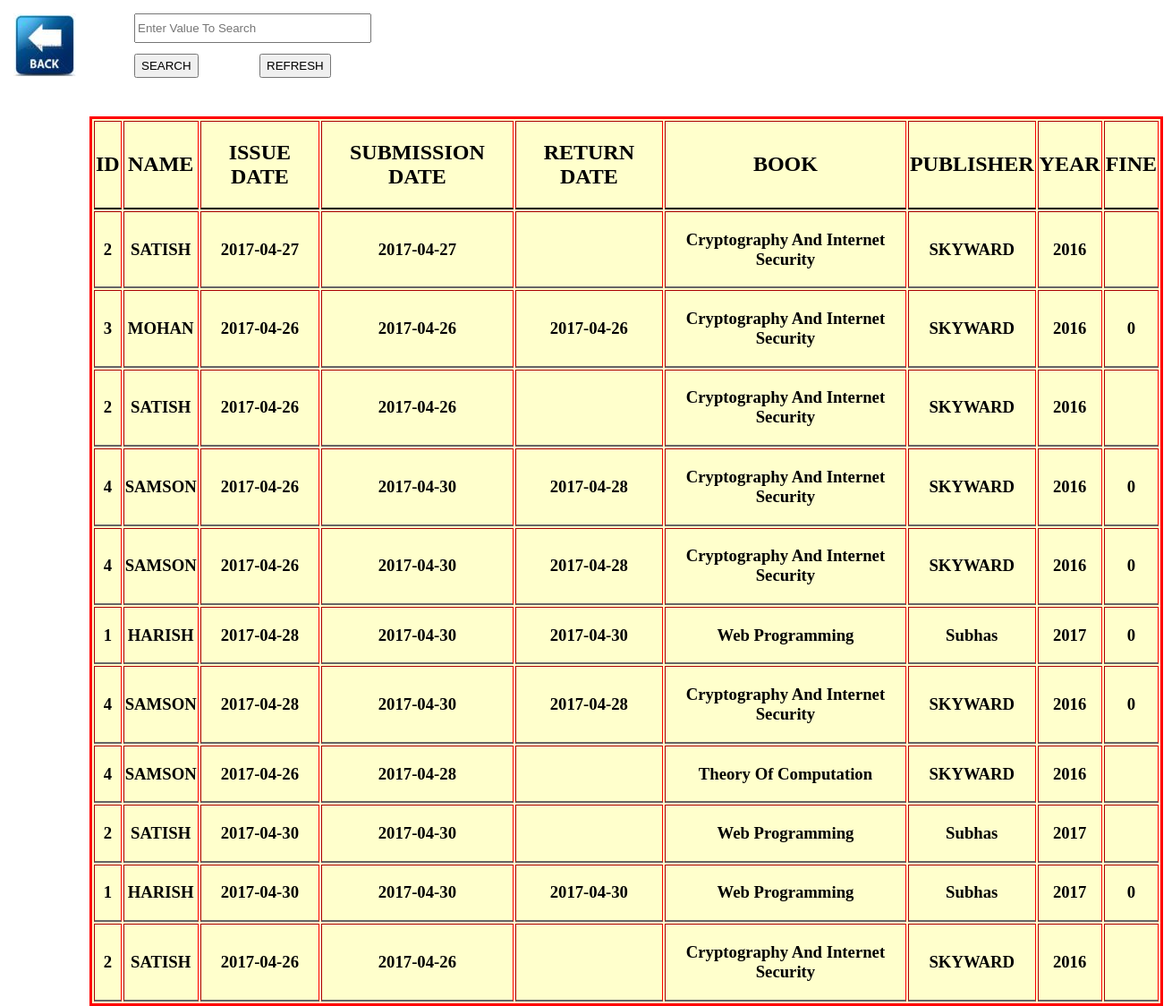
/returnlist.php, run on the app's committed database.
### tables this page shows
CREATE TABLE `new_book` (
  `id` int(11) NOT NULL,
  `mem_id` varchar(100) NOT NULL,
  `mem_name` varchar(100) NOT NULL,
  `issued_date` varchar(255) NOT NULL,
  `tosub` varchar(255) NOT NULL,
  `submit_date` varchar(255) NOT NULL,
  `charge` varchar(200) NOT NULL,
  `name` varchar(200) NOT NULL,
  `pub` varchar(255) NOT NULL,
  `year` int(100) NOT NULL
);

### returnlist.php (the view, shortened to what this page needs)
<?php
if(isset($_POST['search']))
{
    $valueToSearch = $_POST['valueToSearch'];
    $query = "SELECT * FROM `new_book` WHERE `mem_id`='$valueToSearch' OR `mem_name`='$valueToSearch' OR `issued_date`='$valueToSearch' OR `tosub`='$valueToSearch' OR `submit_date`='$valueToSearch' OR `charge`='$valueToSearch' OR `name`='$valueToSearch' OR `pub`='$valueToSearch' OR `year`='$valueToSearch'";
    $search_result = filterTable($query);
}
 else {
    $query = "SELECT * FROM `new_book`";
    $search_result = filterTable($query);
}
function filterTable($query)
{
    $connect = mysqli_connect("localhost", "root", "", "libpro");
    $filter_Result = mysqli_query($connect, $query);
    return $filter_Result;
}
?>
<!DOCTYPE html>
<html>
    <head>
    </head>
    <body>
        <form action="returnlist.php" method="post">
		<div class="back">
		<a href="MANAGE_ISSUE.php"><img src="images\BACK.jpg"> </a>
		</div>
		<div class="value">
            <input type="text" name="valueToSearch" placeholder="Enter Value To Search" size="30px" style="height: 27px;"/><br><br>
			</div>
			<div class="reset">
			<input type="submit" name="reset" value="REFRESH" style="height: 27px;"/><br><br>
			</div>
			<div class="search">
            <input type="submit" name="search" value="SEARCH" style="height: 27px;"/><br><br>
			</div>
            <table width="1200" border="10" align="center">
                <tr>
                    <th><h2>ID</h2></th>
                    <th><h2>NAME</h2></th>
                    <th><h2>ISSUE DATE</h2></th>
                    <th><h2>SUBMISSION DATE</h2></th>
					<th><h2>RETURN DATE</h2></th>
					<th><h2>BOOK</h2></th>
					<th><h2>PUBLISHER</h2></th>
					<th><h2>YEAR</h2></th>
					<th><h2>FINE</h2></th>
                </tr>
                <?php while($row = mysqli_fetch_array($search_result)):?>
                <tr>
                    <td><h3><center><?php echo $row['mem_id'];?></center></h3></td>
                    <td><h3><center><?php echo $row['mem_name'];?></center></h3></td>
                    <td><h3><center><?php echo $row['issued_date'];?></center></h3></td>
                    <td><h3><center><?php echo $row['tosub'];?></center></h3></td>
					<td><h3><center><?php echo $row['submit_date'];?></center></h3></td>
				    <td><h3><center><?php echo $row['name'];?></center></h3></td>
					<td><h3><center><?php echo $row['pub'];?></center></h3></td>
					<td><h3><center><?php echo $row['year'];?></center></h3></td>
					<td><h3><center><?php echo $row['charge'];?></center></h3></td>
                </tr>
                <?php endwhile;?>
            </table>
        </form>
    </body>
</html>

### returnlist.php (style rules this page uses)
table { position:absolute; top:130px; left:100px; border:3px solid red; background-color:#FFC; }
th { border-bottom:2px solid #000; }
td { border-bottom:2px solid #666; }
.reset { position:absolute; top:60px; left:290px; }
.search { position:absolute; top:60px; left:150px; }
.value { position:absolute; top:15px; left:150px; }
.back { position:absolute; top:15px; left:15px; }

### data on the page
new_book: mem "2", mem_name "SATISH", issued_date "2017-04-27", tosub "2017-04-27", name "Cryptography And Internet Security", pub "SKYWARD", year "2016"
new_book: mem "3", mem_name "MOHAN", issued_date "2017-04-26", tosub "2017-04-26", submit_date "2017-04-26", name "Cryptography And Internet Security", pub "SKYWARD", year "2016", charge "0"
new_book: mem "2", mem_name "SATISH", issued_date "2017-04-26", tosub "2017-04-26", name "Cryptography And Internet Security", pub "SKYWARD", year "2016"
new_book: mem "4", mem_name "SAMSON", issued_date "2017-04-26", tosub "2017-04-30", submit_date "2017-04-28", name "Cryptography And Internet Security", pub "SKYWARD", year "2016", charge "0"
new_book: mem "4", mem_name "SAMSON", issued_date "2017-04-26", tosub "2017-04-30", submit_date "2017-04-28", name "Cryptography And Internet Security", pub "SKYWARD", year "2016", charge "0"
new_book: mem "1", mem_name "HARISH", issued_date "2017-04-28", tosub "2017-04-30", submit_date "2017-04-30", name "Web Programming", pub "Subhas", year "2017", charge "0"
new_book: mem "4", mem_name "SAMSON", issued_date "2017-04-28", tosub "2017-04-30", submit_date "2017-04-28", name "Cryptography And Internet Security", pub "SKYWARD", year "2016", charge "0"
new_book: mem "4", mem_name "SAMSON", issued_date "2017-04-26", tosub "2017-04-28", name "Theory Of Computation", pub "SKYWARD", year "2016"
new_book: mem "2", mem_name "SATISH", issued_date "2017-04-30", tosub "2017-04-30", name "Web Programming", pub "Subhas", year "2017"
new_book: mem "1", mem_name "HARISH", issued_date "2017-04-30", tosub "2017-04-30", submit_date "2017-04-30", name "Web Programming", pub "Subhas", year "2017", charge "0"
new_book: mem "2", mem_name "SATISH", issued_date "2017-04-26", tosub "2017-04-26", name "Cryptography And Internet Security", pub "SKYWARD", year "2016"
